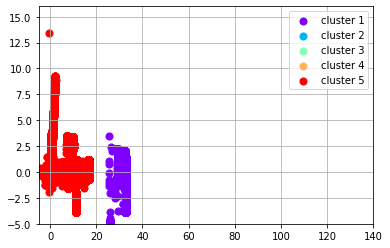

Python code for this plot:
import logging
import operator
import time
import os

import matplotlib.cm as cm
import matplotlib.pyplot as plt
import numpy as np
import pandas as pd
import warnings
import load_data as load
from sklearn.model_selection import train_test_split


logger = logging.getLogger(os.path.splitext(os.path.basename(__file__))[0])
logging.basicConfig(level=logging.INFO)
logger.setLevel(logging.INFO)

MAX_DISTANCE = 5000


MAX_DISTANCE_FROM_PROTOTYPE =20

MAX_CLUSTER_DISTANCE = 20

################################################################################################################
# 
# The number of clusters for MAX_CLUSTER_DISTANCE = .8 is around 15 and
#                            MAX_CLUSTER_DISTANCE = .7 is around 21
#
# So, both the results are valid as long as the 3 functions are implemented correctly.
# 
################################################################################################################
        
class ClusterNode(object):

    def __init__(self, data_point, nearest_prototype_cluster_node=None):
        # data point
        self._data_point = data_point

        self._assigned_cluster = None

        # prototype node this node is associated with;
        self._nearest_prototype_cluster_node = nearest_prototype_cluster_node

    @staticmethod
    def distance(node_a, node_b):
        node_a_data_point = node_a.data_point # NP array for point a, say (x1, y1)
        node_b_data_point = node_b.data_point # NP array for point b, say (x2, y2)

        distance = 0

        distance = np.linalg.norm(node_a_data_point - node_b_data_point)
        ################################################################################################################
        #
        #   Implementing Euclidean Distance
        #   
        #   np.linalg.norm(node_a_data_point - node_b_data_point) is equivalent to
        #
        #   np.sqrt(np.sum(np.square(node_a_data_point - node_b_data_point))) 
        #
        ################################################################################################################
        #logger.warning("@todo: Implement euclidean distance function")

        return distance

    @staticmethod
    def similarity(node_a, node_b):
        return 1 / (1 + ClusterNode.distance(node_a, node_b))

    @property
    def assigned_cluster(self):
        """
         Cluster that this node belongs to
        :return:
        """
        return self._assigned_cluster

    @assigned_cluster.setter
    def assigned_cluster(self, value):
        self._assigned_cluster = value

    @property
    def cluster_id(self):
        if self._assigned_cluster is None:
            return None

        return self._assigned_cluster.cluster_id

    @property
    def is_prototype(self):
        return self == self._nearest_prototype_cluster_node

    @property
    def data_point(self):
        return self._data_point

    @property
    def nearest_prototype_cluster_node(self):
        return self._nearest_prototype_cluster_node

    @nearest_prototype_cluster_node.setter
    def nearest_prototype_cluster_node(self, value):
        self._nearest_prototype_cluster_node = value


class Cluster(object):

    def __init__(self, cluster_node_list=[]):

        self._cluster_id = id(self)

        self._cluster_node_list = []

        for cluster_node in cluster_node_list:
            self.add_node_to_cluster(cluster_node)

    def add_node_to_cluster(self, cluster_node):

        # Update node's cluster assignment
        cluster_node.assigned_cluster = self

        # Add node to cluster's node list
        self._cluster_node_list.append(cluster_node)

    def merge_cluster(self, cluster_2_merge):

        for cluster_2_merge_node in cluster_2_merge.cluster_nodes:
            self.add_node_to_cluster(cluster_2_merge_node)

    @property
    def cluster_nodes(self):

        for cluster_node in self._cluster_node_list:
            yield cluster_node

    @staticmethod
    def complete_linkage_distance(cluster_a, cluster_b):

        """
         Computes the complete linkage distance of two clusters
        :param cluster_a:
        :param cluster_b:
        :return:
        """

        # Note: Complete linkage computes the maximum distance of a pair of nodes from cluster a
        #       and cluster b

        max_distance = 0
        for x in cluster_a._cluster_node_list:
            for y in cluster_b._cluster_node_list:
                tmp_distance = ClusterNode.distance(x,y)
                if tmp_distance > max_distance:
                    max_distance = tmp_distance
        
################################################################################################################
# 
#   We wish to calculate the maximum distance between all pairs of nodes from cluster_a to cluster_b
#
################################################################################################################
        

        #logger.warning("@todo: Implement complete linkage distance")

        return max_distance

    @property
    def cluster_id(self):
        return self._cluster_id


class ApproxAgglomerativeClustering(object):

    def __init__(self, data_set=None):

        self._data_set = data_set

        self._cluster_node_list = []

        self._cluster_list = []
    def test():
        print("="*30)
        

    def load_dataset_from_file(self):

        X,y=load.load()
        from sklearn.model_selection import train_test_split
        X_train, X_test, y_train, y_test = train_test_split(X, y, test_size=0.33, random_state=1)
        
        self._data_set = X_train

        # Create the cluster node list
        self._cluster_node_list = [ClusterNode(data_point) for data_point in self._data_set]

        return self._cluster_node_list

    def perform_clustering(self):

        # Step 1: Determine the prototypes
        prototype_list = self._get_prototypes()

        # Step 2: Cluster Prototypes
        self._cluster_list = self.cluster_nodes(prototype_list)

        counter = 0

        number_nodes = len(self._cluster_node_list)

        # Step 3: Propagate Cluster assignments to nearest prototype
        for cluster_node in self._cluster_node_list:

            counter += 1

            if cluster_node.is_prototype:
                continue

            # Get cluster assignment from nearest prototype
            nearest_prototype_assigned_cluster = cluster_node.nearest_prototype_cluster_node.assigned_cluster

            # Add cluster node to cluster
            nearest_prototype_assigned_cluster.add_node_to_cluster(cluster_node)

            if counter % 10 == 0:
                print("\n[ {}/{} ] Cluster node {} assigned to cluster {}".format(counter, number_nodes,
                                                                                  repr(cluster_node.data_point),
                                                                                  nearest_prototype_assigned_cluster.cluster_id))

    def cluster_nodes(self, cluster_node_list):

        # Note: Initially, every cluster node is its own cluster in agglomerative hierarchical clustering
        cluster_list = [Cluster([cluster_node]) for cluster_node in cluster_node_list]
        while True:

            print("\n**** Current number of clusters: {}*****".format(len(cluster_list)))

            # Step 1: Compute distances of the clusters
            cluster_distance_dict = self._compute_cluster_distances(cluster_list)

            # Step 2:  Get the minimum cluster distances

            (min_cluster_pair, min_cluster_distance_value) = self.get_min_cluster_distance(cluster_distance_dict)

            if len(min_cluster_pair) <= 1:
                logger.warning("get_min_cluster_distance() has not been implemented correctly. Expecting a tuple of size 2"
                               "where the elements of the tuple are the two clusters that have the minimum distance")

                break


            print(
                "Minimum Distance of {} is between current cluster {} and cluster {}".format(min_cluster_distance_value,
                                                                                             min_cluster_pair[
                                                                                                 0].cluster_id,
                                                                                             min_cluster_pair[
                                                                                                 1].cluster_id))

            if min_cluster_distance_value >= MAX_CLUSTER_DISTANCE:
                break

            # Step 3: Merge the min pair clusters
            min_cluster_a = min_cluster_pair[0]
            min_cluster_b = min_cluster_pair[1]

            if(min_cluster_a.cluster_id != min_cluster_b.cluster_id):
                min_cluster_a.merge_cluster(min_cluster_b)

            print("Merging cluster {} into cluster {}; Distance: {}".format(min_cluster_b.cluster_id,
                                                                            min_cluster_a.cluster_id,
                                                                            min_cluster_distance_value))
            cluster_list.remove(min_cluster_b)

        return cluster_list

    def _compute_cluster_distances(self, cluster_list):

        cluster_distance_dict = dict()
        for cluster_a in cluster_list:

            cluster_distance_dict[cluster_a] = {}

            for cluster_b in cluster_list:
                distance = Cluster.complete_linkage_distance(cluster_a, cluster_b)

                #print("Distance between current cluster {} and cluster {} is {}".format(cluster_a.cluster_id, cluster_b.cluster_id, distance))
                
                cluster_distance_dict[cluster_a][cluster_b] = distance

        return cluster_distance_dict

    def plot(self):

        num_clusters = len(self._cluster_list)

        # Plotting
        plt.figure()
        colors = cm.rainbow(np.linspace(0, 1, num_clusters))

        cluster_index = 0

        for color, cluster in zip(colors, self._cluster_list):

            X = []
            Y = []

            for cluster_node in cluster.cluster_nodes:
                x = cluster_node.data_point[0]
                y = cluster_node.data_point[1]

                X.append(x)
                Y.append(y)
            plt.xlim(-5,140)
            plt.ylim(-5,16)
            plt.scatter(X, Y, s=50, c=color, marker='o', label="cluster {}".format(cluster_index + 1))
            cluster_index += 1

        plt.legend(scatterpoints=1)
        plt.grid()
        plt.show()

        pass

    def _get_prototypes(self):

        prototype_set = set()

        prototype_distance_map = dict()

        # Initalize prototype distance map, where the key is the prototype and the
        # value is that prototypes distance.
        # Note: The distance will be initialized to MAX_DISTANCE, which is the maximum distance
        prototype_distance_map = {key: value for (key, value) in
                                  [(cluster_node, MAX_DISTANCE) for cluster_node in self._cluster_node_list]}

        pass

        (curr_max_distance_cluster_node, current_max_distance_value) = self.compute_max_distance_from_prototype(
            prototype_distance_map)
        while True:

            print("\nCurrent max distance: {}".format(current_max_distance_value))

            # All of the elements are less than 'MAX_DISTANCE_FROM_PROTOTYPE' away from a prototype
            if current_max_distance_value < MAX_DISTANCE_FROM_PROTOTYPE:
                break

            for cluster_node in self._cluster_node_list:

                if cluster_node == curr_max_distance_cluster_node or cluster_node in prototype_set:
                    continue

                # if the current distance from a prototype is greater than that of the curr_max_distance_analysis_report,
                # then we'll use the curr_max_distance_analysis_reports distance
                dist_from_curr_max_dist_cluster_node = ClusterNode.distance(curr_max_distance_cluster_node,
                                                                            cluster_node)

                if prototype_distance_map[cluster_node] > dist_from_curr_max_dist_cluster_node:
                    prototype_distance_map[cluster_node] = dist_from_curr_max_dist_cluster_node

                    # update the clusters  nodes nearest prototype
                    cluster_node.nearest_prototype_cluster_node = curr_max_distance_cluster_node

            # The current prototype candidate is its own prototype
            curr_max_distance_cluster_node.nearest_prototype_cluster_node = curr_max_distance_cluster_node

            # Add the current_prototype candidate to the prototype list
            prototype_set.add(curr_max_distance_cluster_node)

            print("(Current total:{}) Added the following cluster node as prototype: {}".format(len(prototype_set),
                                                                                                curr_max_distance_cluster_node.data_point))

            # Since the candidate is a prototype, its distance to a prototype is 0 because it is a prototype
            prototype_distance_map[curr_max_distance_cluster_node] = 0

            # Find the next potential prototype candidate
            (curr_max_distance_cluster_node, current_max_distance_value) = self.compute_max_distance_from_prototype(
                prototype_distance_map)

        return prototype_set

    @staticmethod
    def compute_max_distance_from_prototype(prototype_distance_map):

        """ Returns (key, value) tuple where the value is the max value in dictionary

        :param prototype_distance_map:
        :return: (key, value) tuple where the value is the max value in dictionary
        """

        max_distance = max(prototype_distance_map.items(), key=operator.itemgetter(1))

        return max_distance

    @staticmethod
    def get_min_cluster_distance(cluster_distance_dict):

        """
        :param cluster_distance_dict: 2-dimmensional dictionary that stores the distance of a pair of cluster nodes
                                      Example: To retrieve the distance of cluster_a and cluster, do the following:
                                               cluster_distance = cluster_distance_dict[cluster_a][cluster_b]

        :return: A tuple, where the first element of tuple is itself a tuple of the pair of clusters who have the smallest distance.
                 The second element of tuple is the distance of those two tuples
        
        Solution Explanation:

            distance between clusters is given by
                cluster_distance = cluster_distance_dict[cluster_a][cluster_b]

            So, using this formula we compute distance for different clusters as same clusters result in 
            distance = 0 and hinders with the merging process for the clusters.

            Then simply implement finding minimum value logic to get the minimum distance and its corresponding tuple

        """
        min_cluster_distance = 9999

        min_cluster_pair = ()

        for cluster_a in cluster_distance_dict:
            for cluster_b in cluster_distance_dict[cluster_a]:
                
                if (cluster_b.cluster_id!=cluster_a.cluster_id):
                    cluster_distance = cluster_distance_dict[cluster_a][cluster_b]
                    
                    if cluster_distance < min_cluster_distance:
                        min_cluster_distance = cluster_distance
                        min_cluster_pair = (cluster_a, cluster_b)                    
        

        #logger.warning(
         #   "@Todo: return a tuple where the first element is the a pair of clusters who has the minimal distance "
          #  "and the second element of tuple is the distance")

        return (min_cluster_pair, min_cluster_distance)

    @property
    def cluster_list(self):
        return self._cluster_list


def test_harness():
    approx_clustering = ApproxAgglomerativeClustering()

    # Load the dataset
    approx_clustering.load_dataset_from_file()

    start_time = time.time()
    approx_clustering.perform_clustering()
    elapsed_time = time.time() - start_time

    print("\nRuntime: {} seconds".format(elapsed_time))

    approx_clustering.plot()

    pass


if __name__ == "__main__":
    test_harness()
